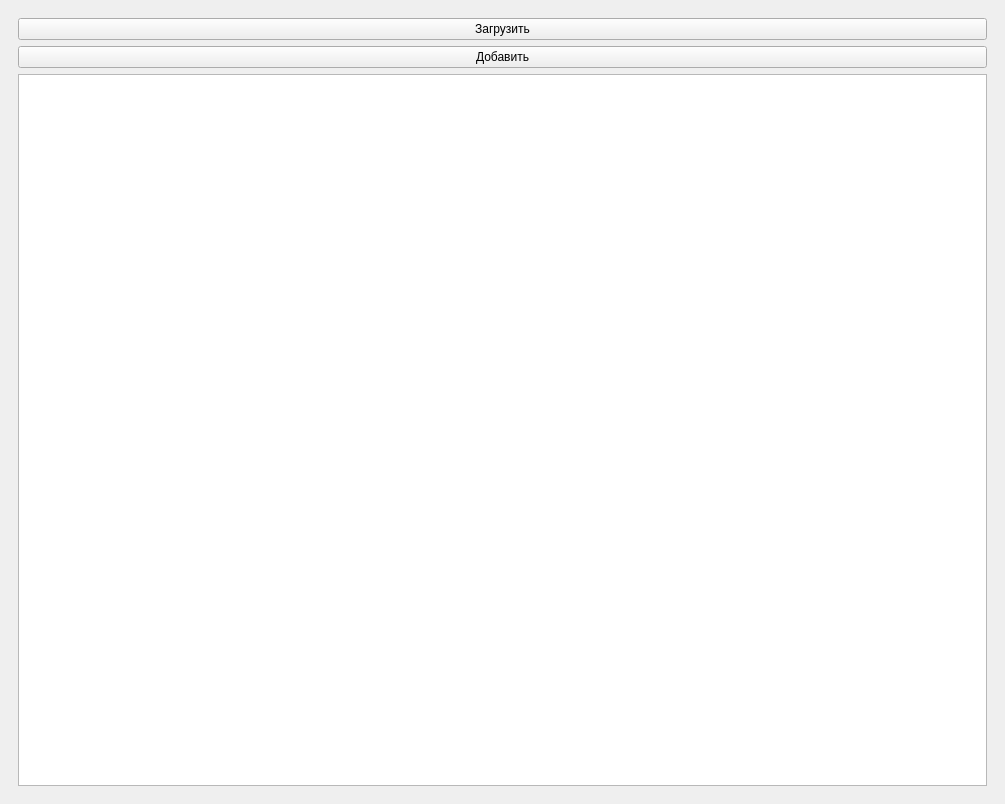
<?xml version="1.0" encoding="UTF-8"?>
<ui version="4.0">
 <class>MainWindow</class>
 <widget class="QMainWindow" name="MainWindow">
  <property name="geometry">
   <rect>
    <x>0</x>
    <y>0</y>
    <width>1005</width>
    <height>804</height>
   </rect>
  </property>
  <property name="windowTitle">
   <string>Transactions</string>
  </property>
  <widget class="QWidget" name="centralwidget">
   <layout class="QVBoxLayout" name="verticalLayout_3">
    <item>
     <widget class="QStackedWidget" name="stackedWidget">
      <widget class="QWidget" name="mainPage">
       <layout class="QGridLayout" name="gridLayout">
        <item row="0" column="1">
         <widget class="QPushButton" name="loadButton">
          <property name="text">
           <string>Загрузить</string>
          </property>
         </widget>
        </item>
        <item row="1" column="1">
         <widget class="QPushButton" name="addButton">
          <property name="text">
           <string>Добавить</string>
          </property>
         </widget>
        </item>
        <item row="3" column="1">
         <layout class="QHBoxLayout" name="horizontalTrxTableLayout">
          <item>
           <layout class="QVBoxLayout" name="verticalTrxTableLayout">
            <item>
             <widget class="QPlainTextEdit" name="plainTextEdit"/>
            </item>
           </layout>
          </item>
         </layout>
        </item>
       </layout>
      </widget>
     </widget>
    </item>
   </layout>
  </widget>
 </widget>
 <resources/>
 <connections/>
</ui>
